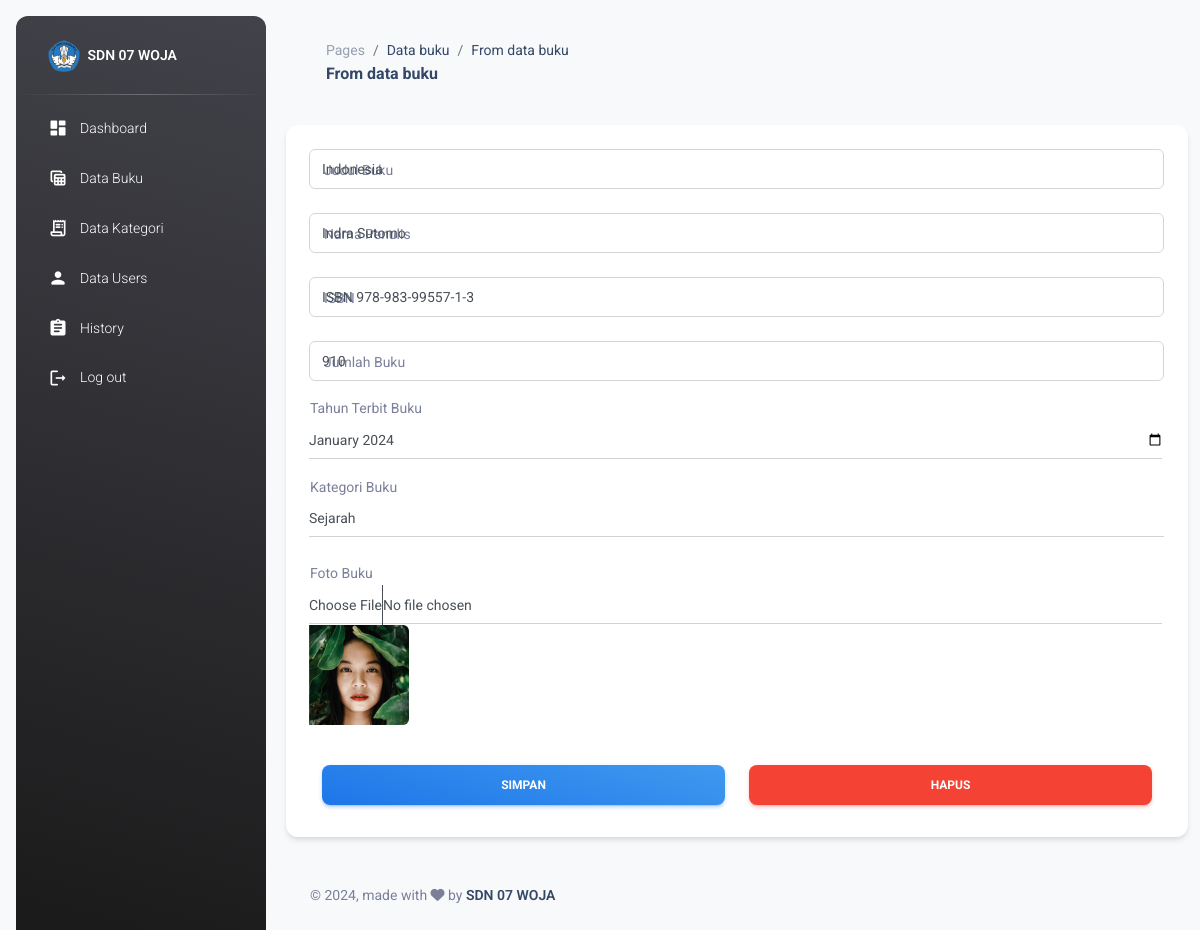
The page /?views=From-data-buku&id_books=12 (signed in) on the database its author committed.
### tables this page shows
CREATE TABLE `books` (
  `id` int(11) NOT NULL,
  `category_id` int(11) DEFAULT NULL,
  `title` varchar(255) NOT NULL,
  `author` varchar(255) NOT NULL,
  `publication_year` year(4) DEFAULT NULL,
  `isbn` varchar(23) DEFAULT NULL,
  `created_at` timestamp NOT NULL DEFAULT current_timestamp(),
  `cover_image` varchar(255) DEFAULT NULL,
  `quantity` int(11) DEFAULT 0
);

### app/Database/Connection.php (called while the page is built, shortened)
<?php
class Connection
{
    private $host = 'localhost';
    private $user = 'root';
    private $pass = '';
    private $db = 'db_perpustakaan';
    public function __construct()
    {
        $this->conn = new mysqli($this->host, $this->user, $this->pass, $this->db);
    }
}

### app/Models/Books.php (called while the page is built, shortened)
<?php
class Books extends Connection
{
    public function read($id = null)
    {
        if ($id) {
            $stmt = $this->conn->prepare(
                "SELECT books.*, categories.name AS category_name, categories.description AS category_description
                 FROM books
                 LEFT JOIN categories ON categories.id = books.category_id
                 WHERE books.id = ?"
            );
            $stmt->bind_param("i", $id);
            $stmt->execute();
            $result = $stmt->get_result();
            if ($result->num_rows > 0) {
                return $result->fetch_assoc();
            } else {
                return null;
            }
        }
    }
}

### app/Models/Categories.php (called while the page is built, shortened)
<?php
class Categories extends Connection
{
    public function read($id = null)
    {
        if ($id) {
            $stmt = $this->conn->prepare("SELECT * FROM categories WHERE id = ?");
            if ($stmt === false) {
                throw new \Exception('Prepare failed: ' . $this->conn->error);
            }
            $bind = $stmt->bind_param("i", $id);
            if ($bind === false) {
                throw new \Exception('Bind param failed: ' . $stmt->error);
            }
            $execute = $stmt->execute();
            if ($execute === false) {
                throw new \Exception('Execute failed: ' . $stmt->error);
            }
            $result = $stmt->get_result();
            if ($result === false) {
                throw new \Exception('Get result failed: ' . $stmt->error);
            }
            $data = $result->fetch_assoc();
            $stmt->close();
            return $data;
        } else {
            $result = $this->conn->query("SELECT * FROM categories");
            return $result->fetch_all(MYSQLI_ASSOC);
        }
    }
}

### src/views/From-data-buku.php (the view, shortened to what this page needs)
<?php
$books = isset($_GET['id_books']) ? (new \App\Models\Books)->read($_GET['id_books']) : null;
?>
<div class="card">
    <div class="table-responsive">
        <div class="p-4">
            <form action="./app/init.php?proses=<?= isset($_GET['id_books']) ? 'edit-buku&id=' . $_GET['id_books'] : 'tambah-buku' ?>" method="POST" enctype="multipart/form-data">
                <div class="input-group input-group-outline mb-4">
                    <label class="form-label">Judul Buku</label>
                    <input type="text" name="judul" class="form-control" value="<?= $books['title'] ?? '' ?>" required>
                </div>
                <div class="input-group input-group-outline mb-4">
                    <label class="form-label">Nama Penulis</label>
                    <input type="text" name="nama_penulis" class="form-control" value="<?= $books['author'] ?? '' ?>" required>
                </div>
                <div class="input-group input-group-outline mb-4">
                    <label class="form-label">ISBN</label>
                    <input type="text" name="isbn" class="form-control" value="<?= $books['isbn'] ?? '' ?>" required>
                </div>
                <div class="input-group input-group-outline my-3">
                    <label class="form-label">Jumlah Buku</label>
                    <input type="number" name="jumlah" class="form-control" value="<?= $books['quantity'] ?? '' ?>" required>
                </div>
                <div class="input-group input-group-static my-3">
                    <label>Tahun Terbit Buku</label>
                    <input type="month" id="yearInput" class="form-control" value="<?= $books['publication_year'] ? $books['publication_year'] . '-01' : '' ?>" required>
                </div>
                <div class="input-group input-group-static mb-4">
                    <label for="exampleFormControlSelect1" class="ms-0">Kategori Buku</label>
                    <select class="form-control" name="kategori" id="exampleFormControlSelect1" required>
                        <?php
                        try {
                            $categories = new \App\Models\Categories();
                            $category_rows = $categories->read();
                            if (!empty($category_rows)) {
                                foreach ($category_rows as $row) {
                                    $selected = $books && $books['category_id'] == $row['id'] ? 'selected' : '';
                                    echo "<option value='{$row['id']}' {$selected}>{$row['name']}</option>";
                                }
                            } else {
                                echo "<option value=''>Tidak ada kategori ditemukan</option>";
                            }
                        } catch (\Exception $e) {
                            echo "<option value=''>Error: " . $e->getMessage() . "</option>";
                        }
                        ?>
                    </select>
                </div>
                <div class="input-group input-group-static my-3">
                    <label for="cover_book">Foto Buku</label>
                    <input type="file" name="cover_book" id="cover_book" class="form-control">
                    <?php if ($books && !empty($books['cover_image'])) : ?>
                        <img src="./app/Storage/app/public/image/<?= $books['cover_image'] ?>" alt="Cover Image" height="100">
                    <?php endif; ?>
                </div>
                <div class="container">
                    <div class="row">
                        <div class="col-sm">
                            <div class="text-center">
                                <button type="submit" class="btn bg-gradient-info w-100 my-4 mb-2">Simpan</button>
                            </div>
                        </div>
                        <?php if (isset($_GET['id_books'])) : ?>
                            <div class="col-sm">
                                <div class="text-center">
                                    <button type="button" class="btn btn-danger w-100 my-4 mb-2" data-bs-toggle="modal" data-bs-target="#modal-notification">Hapus</button>
                                </div>
                            </div>
                        <?php endif ?>
                    </div>
                </div>
            </form>
        </div>
    </div>
</div>

### rows shown on the page
books: judul "Indonesia", nama_penulis "Indra Sutomo", isbn "ISBN 978-983-99557-1-3", jumlah "910", publication_year "2024-01", cover_image (picture)

### other values the page prints
$views "From data buku"
form field kategori "Sejarah"
